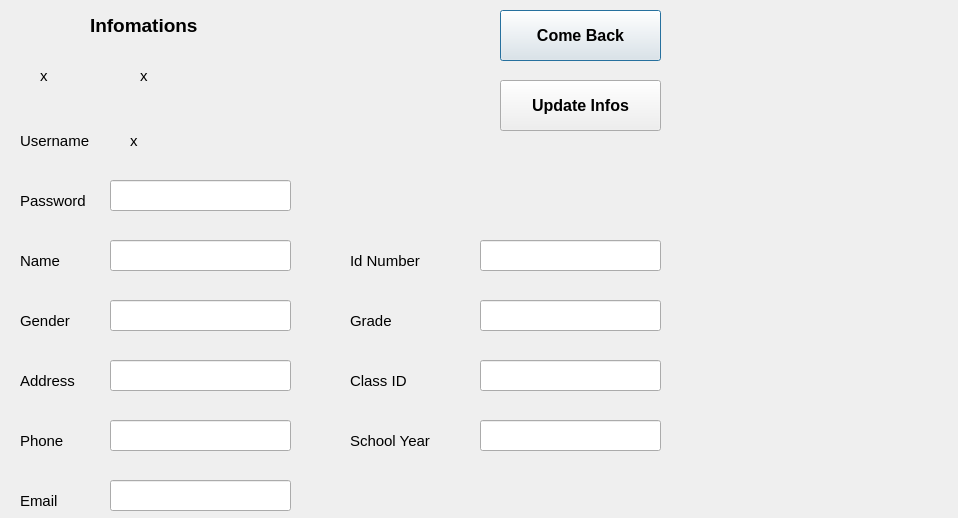
<?xml version="1.0" encoding="UTF-8"?>
<ui version="4.0">
 <class>Dialog</class>
 <widget class="QDialog" name="Dialog">
  <property name="geometry">
   <rect>
    <x>0</x>
    <y>0</y>
    <width>958</width>
    <height>518</height>
   </rect>
  </property>
  <property name="windowTitle">
   <string>Dialog</string>
  </property>
  <widget class="QLabel" name="label">
   <property name="geometry">
    <rect>
     <x>90</x>
     <y>-10</y>
     <width>161</width>
     <height>71</height>
    </rect>
   </property>
   <property name="font">
    <font>
     <pointsize>14</pointsize>
     <weight>75</weight>
     <bold>true</bold>
    </font>
   </property>
   <property name="text">
    <string>Infomations</string>
   </property>
  </widget>
  <widget class="QLabel" name="idLabel">
   <property name="geometry">
    <rect>
     <x>40</x>
     <y>60</y>
     <width>121</width>
     <height>31</height>
    </rect>
   </property>
   <property name="font">
    <font>
     <pointsize>11</pointsize>
    </font>
   </property>
   <property name="text">
    <string>x</string>
   </property>
  </widget>
  <widget class="QLabel" name="label_2">
   <property name="geometry">
    <rect>
     <x>20</x>
     <y>130</y>
     <width>91</width>
     <height>21</height>
    </rect>
   </property>
   <property name="font">
    <font>
     <pointsize>11</pointsize>
    </font>
   </property>
   <property name="text">
    <string>Username</string>
   </property>
  </widget>
  <widget class="QLabel" name="label_3">
   <property name="geometry">
    <rect>
     <x>20</x>
     <y>190</y>
     <width>91</width>
     <height>21</height>
    </rect>
   </property>
   <property name="font">
    <font>
     <pointsize>11</pointsize>
    </font>
   </property>
   <property name="text">
    <string>Password</string>
   </property>
  </widget>
  <widget class="QLineEdit" name="passwordInput">
   <property name="geometry">
    <rect>
     <x>110</x>
     <y>180</y>
     <width>181</width>
     <height>31</height>
    </rect>
   </property>
   <property name="text">
    <string/>
   </property>
  </widget>
  <widget class="QLabel" name="label_4">
   <property name="geometry">
    <rect>
     <x>20</x>
     <y>250</y>
     <width>91</width>
     <height>21</height>
    </rect>
   </property>
   <property name="font">
    <font>
     <pointsize>11</pointsize>
    </font>
   </property>
   <property name="text">
    <string>Name</string>
   </property>
  </widget>
  <widget class="QLineEdit" name="nameInput">
   <property name="geometry">
    <rect>
     <x>110</x>
     <y>240</y>
     <width>181</width>
     <height>31</height>
    </rect>
   </property>
   <property name="text">
    <string/>
   </property>
  </widget>
  <widget class="QLabel" name="label_5">
   <property name="geometry">
    <rect>
     <x>20</x>
     <y>310</y>
     <width>91</width>
     <height>21</height>
    </rect>
   </property>
   <property name="font">
    <font>
     <pointsize>11</pointsize>
    </font>
   </property>
   <property name="text">
    <string>Gender</string>
   </property>
  </widget>
  <widget class="QLineEdit" name="genderInput">
   <property name="geometry">
    <rect>
     <x>110</x>
     <y>300</y>
     <width>181</width>
     <height>31</height>
    </rect>
   </property>
   <property name="text">
    <string/>
   </property>
  </widget>
  <widget class="QLabel" name="label_6">
   <property name="geometry">
    <rect>
     <x>20</x>
     <y>370</y>
     <width>91</width>
     <height>21</height>
    </rect>
   </property>
   <property name="font">
    <font>
     <pointsize>11</pointsize>
    </font>
   </property>
   <property name="text">
    <string>Address</string>
   </property>
  </widget>
  <widget class="QLineEdit" name="addrInput">
   <property name="geometry">
    <rect>
     <x>110</x>
     <y>360</y>
     <width>181</width>
     <height>31</height>
    </rect>
   </property>
   <property name="text">
    <string/>
   </property>
  </widget>
  <widget class="QLabel" name="label_7">
   <property name="geometry">
    <rect>
     <x>20</x>
     <y>430</y>
     <width>91</width>
     <height>21</height>
    </rect>
   </property>
   <property name="font">
    <font>
     <pointsize>11</pointsize>
    </font>
   </property>
   <property name="text">
    <string>Phone</string>
   </property>
  </widget>
  <widget class="QLineEdit" name="phoneInput">
   <property name="geometry">
    <rect>
     <x>110</x>
     <y>420</y>
     <width>181</width>
     <height>31</height>
    </rect>
   </property>
   <property name="text">
    <string/>
   </property>
  </widget>
  <widget class="QLabel" name="label_8">
   <property name="geometry">
    <rect>
     <x>20</x>
     <y>490</y>
     <width>91</width>
     <height>21</height>
    </rect>
   </property>
   <property name="font">
    <font>
     <pointsize>11</pointsize>
    </font>
   </property>
   <property name="text">
    <string>Email</string>
   </property>
  </widget>
  <widget class="QLineEdit" name="emailInput">
   <property name="geometry">
    <rect>
     <x>110</x>
     <y>480</y>
     <width>181</width>
     <height>31</height>
    </rect>
   </property>
   <property name="text">
    <string/>
   </property>
  </widget>
  <widget class="QPushButton" name="comeBackBtn">
   <property name="geometry">
    <rect>
     <x>500</x>
     <y>10</y>
     <width>161</width>
     <height>51</height>
    </rect>
   </property>
   <property name="font">
    <font>
     <pointsize>12</pointsize>
     <weight>75</weight>
     <bold>true</bold>
    </font>
   </property>
   <property name="text">
    <string>Come Back</string>
   </property>
  </widget>
  <widget class="QLabel" name="usernameLabel">
   <property name="geometry">
    <rect>
     <x>130</x>
     <y>130</y>
     <width>91</width>
     <height>21</height>
    </rect>
   </property>
   <property name="font">
    <font>
     <pointsize>11</pointsize>
    </font>
   </property>
   <property name="text">
    <string>x</string>
   </property>
  </widget>
  <widget class="QLabel" name="roleLabel">
   <property name="geometry">
    <rect>
     <x>140</x>
     <y>60</y>
     <width>121</width>
     <height>31</height>
    </rect>
   </property>
   <property name="font">
    <font>
     <pointsize>11</pointsize>
    </font>
   </property>
   <property name="text">
    <string>x</string>
   </property>
  </widget>
  <widget class="QPushButton" name="updateInfosBtn">
   <property name="geometry">
    <rect>
     <x>500</x>
     <y>80</y>
     <width>161</width>
     <height>51</height>
    </rect>
   </property>
   <property name="font">
    <font>
     <pointsize>12</pointsize>
     <weight>75</weight>
     <bold>true</bold>
    </font>
   </property>
   <property name="text">
    <string>Update Infos</string>
   </property>
  </widget>
  <widget class="QLabel" name="idNumberLabel">
   <property name="geometry">
    <rect>
     <x>350</x>
     <y>250</y>
     <width>91</width>
     <height>21</height>
    </rect>
   </property>
   <property name="font">
    <font>
     <pointsize>11</pointsize>
    </font>
   </property>
   <property name="text">
    <string>Id Number</string>
   </property>
  </widget>
  <widget class="QLineEdit" name="idNumberInput">
   <property name="geometry">
    <rect>
     <x>480</x>
     <y>240</y>
     <width>181</width>
     <height>31</height>
    </rect>
   </property>
   <property name="text">
    <string/>
   </property>
  </widget>
  <widget class="QLineEdit" name="gradeInput">
   <property name="geometry">
    <rect>
     <x>480</x>
     <y>300</y>
     <width>181</width>
     <height>31</height>
    </rect>
   </property>
   <property name="text">
    <string/>
   </property>
  </widget>
  <widget class="QLabel" name="gradeLabel">
   <property name="geometry">
    <rect>
     <x>350</x>
     <y>310</y>
     <width>91</width>
     <height>21</height>
    </rect>
   </property>
   <property name="font">
    <font>
     <pointsize>11</pointsize>
    </font>
   </property>
   <property name="text">
    <string>Grade</string>
   </property>
  </widget>
  <widget class="QLineEdit" name="classIdInput">
   <property name="geometry">
    <rect>
     <x>480</x>
     <y>360</y>
     <width>181</width>
     <height>31</height>
    </rect>
   </property>
   <property name="text">
    <string/>
   </property>
  </widget>
  <widget class="QLabel" name="classIdLabel">
   <property name="geometry">
    <rect>
     <x>350</x>
     <y>370</y>
     <width>91</width>
     <height>21</height>
    </rect>
   </property>
   <property name="font">
    <font>
     <pointsize>11</pointsize>
    </font>
   </property>
   <property name="text">
    <string>Class ID</string>
   </property>
  </widget>
  <widget class="QLineEdit" name="schoolYearInput">
   <property name="geometry">
    <rect>
     <x>480</x>
     <y>420</y>
     <width>181</width>
     <height>31</height>
    </rect>
   </property>
   <property name="text">
    <string/>
   </property>
  </widget>
  <widget class="QLabel" name="schoolYearLabel">
   <property name="geometry">
    <rect>
     <x>350</x>
     <y>430</y>
     <width>91</width>
     <height>21</height>
    </rect>
   </property>
   <property name="font">
    <font>
     <pointsize>11</pointsize>
    </font>
   </property>
   <property name="text">
    <string>School Year</string>
   </property>
  </widget>
 </widget>
 <resources/>
 <connections/>
</ui>
